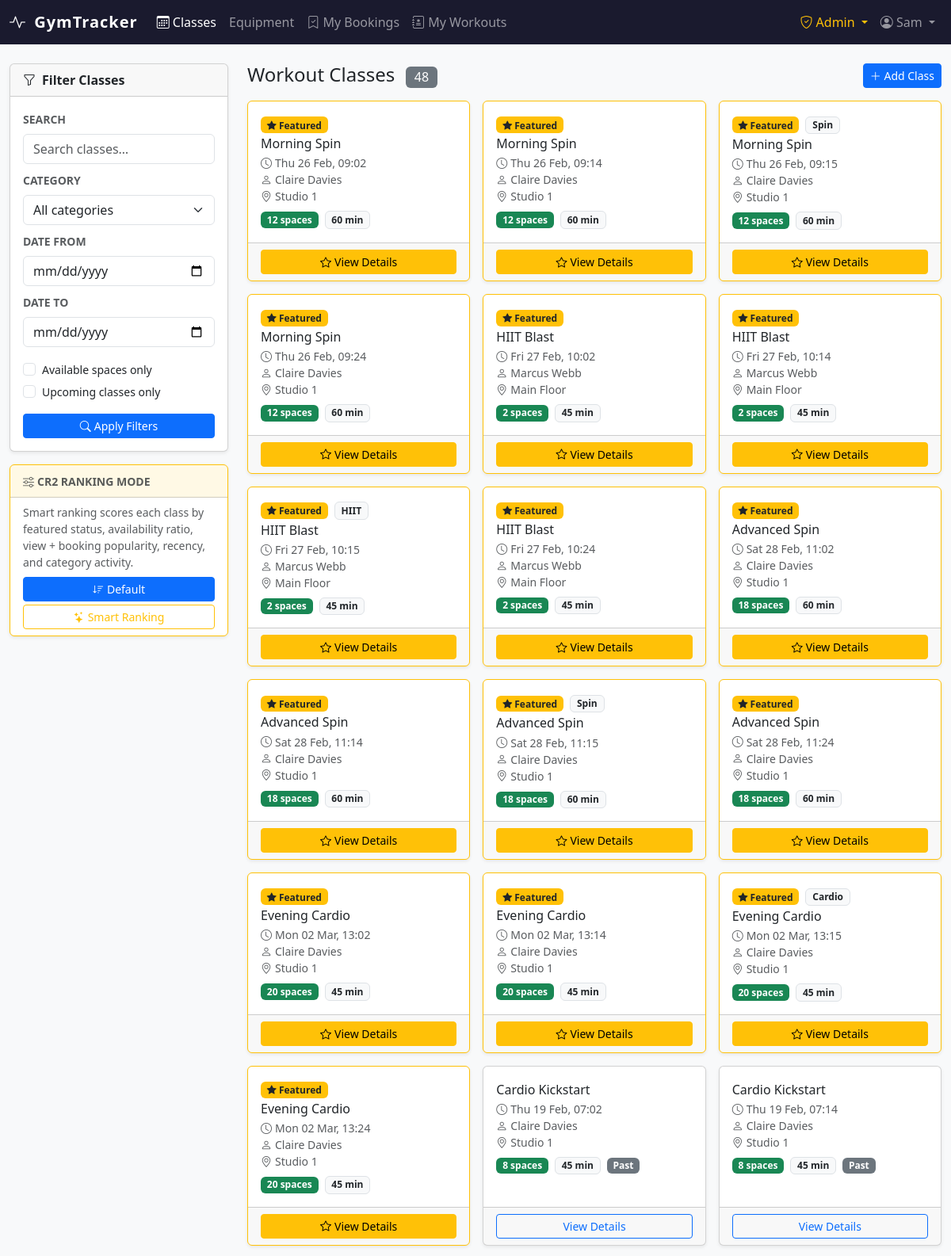
The app's page /dashboard/classes/ (signed in, upper part) with its own data.
### accounts/models.py (models this page shows, shortened)
class User(AbstractBaseUser, PermissionsMixin):
    class Role(models.TextChoices):
        MEMBER = 'MEMBER', 'Member'
        ADMIN = 'ADMIN', 'Admin'
    email = models.EmailField(unique=True)
    first_name = models.CharField(max_length=150, blank=True)
    last_name = models.CharField(max_length=150, blank=True)
    role = models.CharField(max_length=10, choices=Role.choices, default=Role.MEMBER)
    is_active = models.BooleanField(default=True)
    is_staff = models.BooleanField(default=False)
    date_joined = models.DateTimeField(default=timezone.now)
    USERNAME_FIELD = 'email'
    REQUIRED_FIELDS = []
    objects = UserManager()
    class Meta:
        verbose_name = 'user'
        verbose_name_plural = 'users'
    @property
    def is_admin_role(self):
        return self.role == self.Role.ADMIN or self.is_staff or self.is_superuser

### gym/models.py (models this page shows, shortened)
class WorkoutClass(models.Model):
    name = models.CharField(max_length=200)
    description = models.TextField(blank=True)
    category = models.ForeignKey(
        WorkoutCategory, on_delete=models.SET_NULL,
        null=True, blank=True, related_name='classes',
    )
    instructor = models.CharField(max_length=200, blank=True)
    location = models.CharField(max_length=200, blank=True)
    start_time = models.DateTimeField()
    duration_minutes = models.PositiveIntegerField(default=60)
    capacity = models.PositiveIntegerField(default=20)
    booked_count = models.PositiveIntegerField(default=0, editable=False)
    is_active = models.BooleanField(default=True)
    image = models.ImageField(upload_to='classes/', null=True, blank=True)
    view_count = models.PositiveIntegerField(default=0, editable=False)
    booking_count = models.PositiveIntegerField(default=0, editable=False)
    is_featured = models.BooleanField(default=False)
    impression_count = models.PositiveIntegerField(default=0, editable=False)
    click_count = models.PositiveIntegerField(default=0, editable=False)
    created_at = models.DateTimeField(auto_now_add=True)
    updated_at = models.DateTimeField(auto_now=True)
    class Meta:
        ordering = ['start_time']
        verbose_name = 'Workout Class'
        verbose_name_plural = 'Workout Classes'
    @property
    def available_spaces(self):
        return max(0, self.capacity - self.booked_count)
    @property
    def is_full(self):
        return self.available_spaces == 0
    @property
    def is_upcoming(self):
        return self.start_time > timezone.now()

class WorkoutCategory(models.Model):
    name = models.CharField(max_length=100, unique=True)
    description = models.TextField(blank=True)
    icon = models.CharField(max_length=50, blank=True, help_text="Bootstrap icon class, e.g. bi-bicycle")
    is_active = models.BooleanField(default=True)
    created_at = models.DateTimeField(auto_now_add=True)
    class Meta:
        ordering = ['name']
        verbose_name = 'Workout Category'
        verbose_name_plural = 'Workout Categories'
    def __str__(self):
        return self.name

### gym/views.py (the view)
# urls.py: path('classes/', views.class_list, name='class_list'),
@login_required
def class_list(request):
    form = ClassSearchForm(request.GET or None)
    queryset = WorkoutClass.objects.filter(is_active=True).select_related('category')
    active_filter_count = 0
    if form.is_valid():
        queryset = search_service.apply_class_filters(queryset, form.cleaned_data)
        active_filter_count = search_service.get_active_filter_count(form.cleaned_data)
    ranking_mode = request.GET.get('ranking', 'default')
    show_scores = False
    if ranking_mode == 'smart' and request.user.is_admin_role:
        classes = ranking_service.rank_classes(queryset)
        show_scores = True
    else:
        classes = queryset.order_by('-is_featured', 'start_time')
        ranking_mode = 'default'
    filter_qs = search_service.build_filter_querystring(request.GET)
    categories = WorkoutCategory.objects.filter(is_active=True)
    return render(request, 'gym/class_list.html', {
        'form': form,
        'classes': classes,
        'categories': categories,
        'ranking_mode': ranking_mode,
        'show_scores': show_scores,
        'active_filter_count': active_filter_count,
        'filter_qs': filter_qs,
    })

### gym/search_service.py (called while the page is built)
def build_filter_querystring(get_params: dict, exclude_keys=('page', 'ranking')) -> str:
    from urllib.parse import urlencode
    filtered = {k: v for k, v in get_params.items() if k not in exclude_keys}
    return urlencode(filtered)

### gym/templates/gym/class_list.html (shortened to what this page needs)
{% extends "base.html" %}
{% load crispy_forms_tags %}
{% block nav_classes_active %}active{% endblock %}
{% block content %}
<div class="row">
  <div class="col-md-3 mb-4">
    <div class="card shadow-sm">
      <div class="card-header d-flex align-items-center justify-content-between">
        <strong><i class="bi bi-funnel me-2"></i>Filter Classes</strong>
      </div>
      <div class="card-body">
        <form method="get" novalidate>
          <label class="form-label small text-muted fw-semibold text-uppercase">Search</label>
          {{ form.q }}
          <div class="mt-2">
            <label class="form-label small text-muted fw-semibold text-uppercase">Category</label>
            {{ form.category }}
          </div>
          <div class="mt-2">
            <label class="form-label small text-muted fw-semibold text-uppercase">Date From</label>
            {{ form.date_from }}
          </div>
          <div class="mt-2">
            <label class="form-label small text-muted fw-semibold text-uppercase">Date To</label>
            {{ form.date_to }}
          </div>
          <div class="form-check mt-3">
            {{ form.available_only }}
            <label class="form-check-label small" for="{{ form.available_only.id_for_label }}">
              Available spaces only
            </label>
          </div>
          <div class="form-check mt-1">
            {{ form.upcoming_only }}
            <label class="form-check-label small" for="{{ form.upcoming_only.id_for_label }}">
              Upcoming classes only
            </label>
          </div>
          <div class="d-grid mt-3">
            <button type="submit" class="btn btn-primary btn-sm">
              <i class="bi bi-search me-1"></i>Apply Filters
            </button>
          </div>
        </form>
      </div>
    </div>
    {% if user.is_admin_role %}
    <div class="card shadow-sm mt-3 border-warning">
      <div class="card-header bg-warning bg-opacity-10">
        <small class="text-muted fw-semibold text-uppercase">
          <i class="bi bi-sliders me-1"></i>CR2 Ranking Mode
        </small>
      </div>
      <div class="card-body py-2">
        <p class="small text-muted mb-2">
          Smart ranking scores each class by featured status, availability
          ratio, view + booking popularity, recency, and category activity.
        </p>
        <div class="d-grid gap-1">
          <a href="?{{ filter_qs }}&ranking=default"
             class="btn btn-sm {% if ranking_mode == 'default' %}btn-primary{% else %}btn-outline-secondary{% endif %}">
            <i class="bi bi-sort-down me-1"></i>Default
          </a>
          <a href="?{{ filter_qs }}&ranking=smart"
             class="btn btn-sm {% if ranking_mode == 'smart' %}btn-warning{% else %}btn-outline-warning{% endif %}">
            <i class="bi bi-stars me-1"></i>Smart Ranking
          </a>
        </div>
      </div>
    </div>
    {% endif %}
  </div>
  <div class="col-md-9">
    <div class="d-flex justify-content-between align-items-center mb-3">
      <h2 class="h4 mb-0">
        Workout Classes
        <span class="badge bg-secondary ms-2 fs-6 fw-normal">{{ classes|length }}</span>
      </h2>
      {% if user.is_admin_role %}
        <a href="{% url 'gym:admin_class_create' %}" class="btn btn-sm btn-primary">
          <i class="bi bi-plus-lg"></i> Add Class
        </a>
      {% endif %}
    </div>
    <div class="row g-3">
      {% for cls in classes %}
      <div class="col-md-6 col-lg-4">
        <div class="card shadow-sm h-100 {% if cls.is_featured %}border-warning{% endif %}">
          <div class="card-body">
            <div class="mb-1">
              {% if cls.is_featured %}
                <span class="badge bg-warning text-dark me-1">
                  <i class="bi bi-star-fill"></i> Featured
                </span>
              {% endif %}
              {% if cls.category %}
                <span class="badge bg-light text-dark border">{{ cls.category.name }}</span>
              {% endif %}
            </div>
            <h6 class="card-title mb-1 mt-1">{{ cls.name }}</h6>
            <p class="text-muted small mb-1">
              <i class="bi bi-clock me-1"></i>{{ cls.start_time|date:"D d M, H:i" }}<br>
              <i class="bi bi-person me-1"></i>{{ cls.instructor|default:"–" }}<br>
              <i class="bi bi-geo-alt me-1"></i>{{ cls.location|default:"–" }}
            </p>
            <div class="d-flex align-items-center gap-2 flex-wrap mt-2">
              <span class="badge {% if cls.is_full %}bg-danger{% else %}bg-success{% endif %}">
                {% if cls.is_full %}Full{% else %}{{ cls.available_spaces }} spaces{% endif %}
              </span>
              <span class="badge bg-light text-dark border">{{ cls.duration_minutes }} min</span>
              {% if not cls.is_upcoming %}
                <span class="badge bg-secondary">Past</span>
              {% endif %}
            </div>
          </div>
          <div class="card-footer">
            {% if cls.is_featured %}
              <a href="{% url 'gym:featured_click' 'class' cls.pk %}" class="btn btn-sm btn-warning w-100">
                <i class="bi bi-star me-1"></i>View Details
              </a>
            {% else %}
              <a href="{% url 'gym:class_detail' cls.pk %}" class="btn btn-sm btn-outline-primary w-100">
                View Details
              </a>
            {% endif %}
          </div>
        </div>
      </div>
      {% endfor %}
    </div>
  </div>
</div>
{% endblock %}

### templates/base.html (shortened to what this page needs)
<!DOCTYPE html>
<html lang="en">
<head>
  <link rel="stylesheet" href="https://cdn.jsdelivr.net/npm/bootstrap@5.3.2/dist/css/bootstrap.min.css">
  <link rel="stylesheet" href="https://cdn.jsdelivr.net/npm/bootstrap-icons@1.11.3/font/bootstrap-icons.min.css">
</head>
<body>
<nav class="navbar navbar-expand-lg navbar-dark">
  <div class="container-fluid">
    <a class="navbar-brand text-white" href="{% url 'gym:dashboard' %}">
      <i class="bi bi-activity me-1"></i> GymTracker
    </a>
    <div class="collapse navbar-collapse" id="mainNav">
      <ul class="navbar-nav me-auto">
        {% if user.is_authenticated %}
        <li class="nav-item">
          <a class="nav-link {% block nav_classes_active %}{% endblock %}" href="{% url 'gym:class_list' %}">
            <i class="bi bi-calendar3"></i> Classes
          </a>
        </li>
        <li class="nav-item">
          <a class="nav-link {% block nav_equip_active %}{% endblock %}" href="{% url 'gym:equipment_list' %}">
             Equipment
          </a>
        </li>
        <li class="nav-item">
          <a class="nav-link {% block nav_bookings_active %}{% endblock %}" href="{% url 'bookings:my_bookings' %}">
            <i class="bi bi-bookmark-check"></i> My Bookings
          </a>
        </li>
        <li class="nav-item">
          <a class="nav-link {% block nav_tracker_active %}{% endblock %}" href="{% url 'tracker:session_list' %}">
            <i class="bi bi-journal-medical"></i> My Workouts
          </a>
        </li>
        {% endif %}
      </ul>
      <ul class="navbar-nav ms-auto">
        {% if user.is_authenticated %}
          {% if user.is_admin_role %}
          <li class="nav-item dropdown">
            <a class="nav-link dropdown-toggle text-warning" href="#" data-bs-toggle="dropdown">
              <i class="bi bi-shield-check"></i> Admin
            </a>
          </li>
          {% endif %}
          <li class="nav-item dropdown">
            <a class="nav-link dropdown-toggle" href="#" data-bs-toggle="dropdown">
              <i class="bi bi-person-circle"></i> {{ user.first_name|default:user.email }}
            </a>
          </li>
        {% else %}
          <li class="nav-item"><a class="nav-link" href="{% url 'accounts:login' %}">Log in</a></li>
          <li class="nav-item"><a class="nav-link btn btn-outline-light btn-sm px-3 ms-2" href="{% url 'accounts:register' %}">Register</a></li>
        {% endif %}
      </ul>
    </div>
  </div>
</nav>
<main class="container-fluid py-4">
  {% block content %}{% endblock %}
</main>
</body>
</html>

### templates/base.html (style rules this page uses)
:root { --gt-primary: #0d6efd; --gt-dark: #1a1a2e; }
body { background: #f8f9fa; }
.navbar { background: var(--gt-dark) !important; }
.navbar-brand { font-weight: 700; letter-spacing: 0.05em; }

### records on screen
User: first_name "Sam"
WorkoutClass: is_featured True (drawn), name "Morning Spin", start_time "Thu 26 Feb, 09:02", instructor "Claire Davies", location "Studio 1", available_spaces "12", duration_minutes "60"
WorkoutClass: is_featured True (drawn), name "Morning Spin", start_time "Thu 26 Feb, 09:14", instructor "Claire Davies", location "Studio 1", available_spaces "12", duration_minutes "60"
WorkoutClass: is_featured True (drawn), category.name "Spin", name "Morning Spin", start_time "Thu 26 Feb, 09:15", instructor "Claire Davies", location "Studio 1", available_spaces "12", duration_minutes "60"
WorkoutClass: is_featured True (drawn), name "Morning Spin", start_time "Thu 26 Feb, 09:24", instructor "Claire Davies", location "Studio 1", available_spaces "12", duration_minutes "60"
WorkoutClass: is_featured True (drawn), name "HIIT Blast", start_time "Fri 27 Feb, 10:02", instructor "Marcus Webb", location "Main Floor", available_spaces "2", duration_minutes "45"
WorkoutClass: is_featured True (drawn), name "HIIT Blast", start_time "Fri 27 Feb, 10:14", instructor "Marcus Webb", location "Main Floor", available_spaces "2", duration_minutes "45"
WorkoutClass: is_featured True (drawn), category.name "HIIT", name "HIIT Blast", start_time "Fri 27 Feb, 10:15", instructor "Marcus Webb", location "Main Floor", available_spaces "2", duration_minutes "45"
WorkoutClass: is_featured True (drawn), name "HIIT Blast", start_time "Fri 27 Feb, 10:24", instructor "Marcus Webb", location "Main Floor", available_spaces "2", duration_minutes "45"
WorkoutClass: is_featured True (drawn), name "Advanced Spin", start_time "Sat 28 Feb, 11:02", instructor "Claire Davies", location "Studio 1", available_spaces "18", duration_minutes "60"
WorkoutClass: is_featured True (drawn), name "Advanced Spin", start_time "Sat 28 Feb, 11:14", instructor "Claire Davies", location "Studio 1", available_spaces "18", duration_minutes "60"
WorkoutClass: is_featured True (drawn), category.name "Spin", name "Advanced Spin", start_time "Sat 28 Feb, 11:15", instructor "Claire Davies", location "Studio 1", available_spaces "18", duration_minutes "60"
WorkoutClass: is_featured True (drawn), name "Advanced Spin", start_time "Sat 28 Feb, 11:24", instructor "Claire Davies", location "Studio 1", available_spaces "18", duration_minutes "60"
WorkoutClass: is_featured True (drawn), name "Evening Cardio", start_time "Mon 02 Mar, 13:02", instructor "Claire Davies", location "Studio 1", available_spaces "20", duration_minutes "45"
WorkoutClass: is_featured True (drawn), name "Evening Cardio", start_time "Mon 02 Mar, 13:14", instructor "Claire Davies", location "Studio 1", available_spaces "20", duration_minutes "45"
WorkoutClass: is_featured True (drawn), category.name "Cardio", name "Evening Cardio", start_time "Mon 02 Mar, 13:15", instructor "Claire Davies", location "Studio 1", available_spaces "20", duration_minutes "45"
WorkoutClass: is_featured True (drawn), name "Evening Cardio", start_time "Mon 02 Mar, 13:24", instructor "Claire Davies", location "Studio 1", available_spaces "20", duration_minutes "45"
WorkoutClass: name "Cardio Kickstart", start_time "Thu 19 Feb, 07:02", instructor "Claire Davies", location "Studio 1", available_spaces "8", duration_minutes "45", shows "Past", is_featured "View Details"
WorkoutClass: name "Cardio Kickstart", start_time "Thu 19 Feb, 07:14", instructor "Claire Davies", location "Studio 1", available_spaces "8", duration_minutes "45", shows "Past", is_featured "View Details"

### other values on screen
{{ classes|length }} "48"
